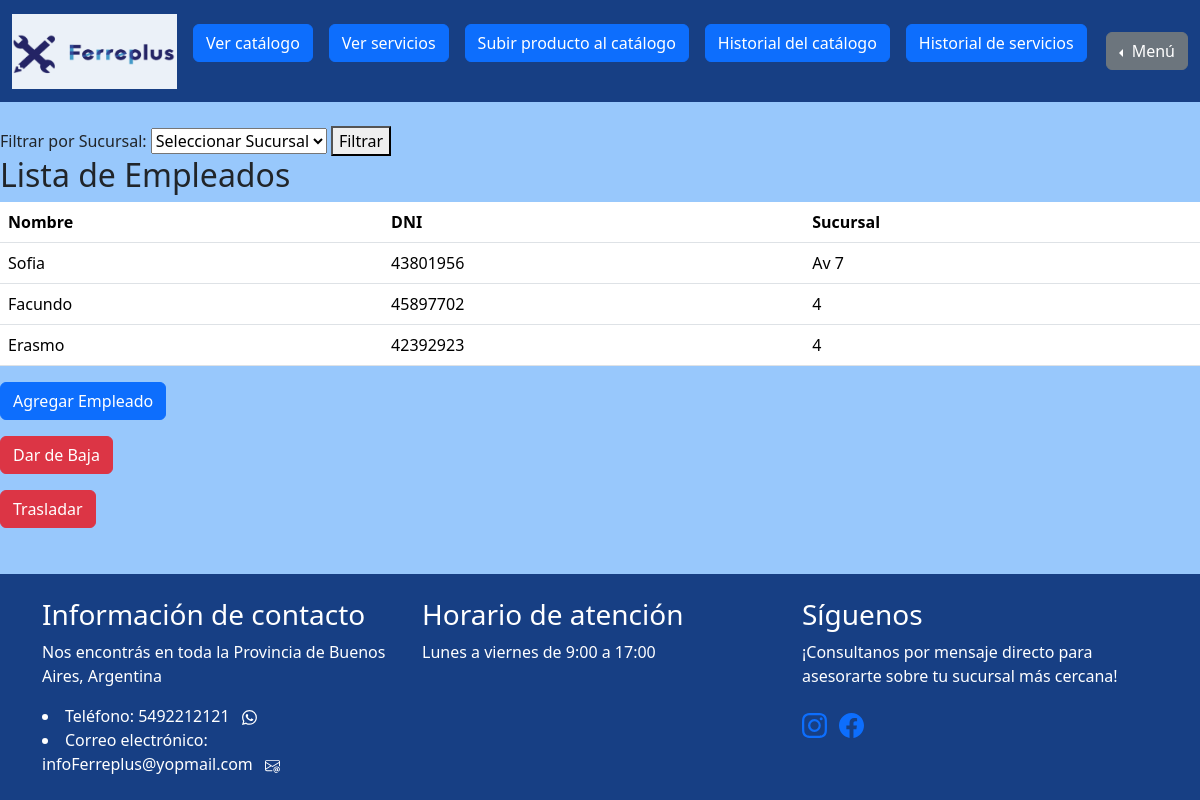
Page /gestion_de_sucursales/gestion_de_empleados/ (signed in) on the committed database.
### gestion_de_sucursales/models.py (models this page shows, shortened)
class PerfilEmpleado(models.Model):
    usuario = models.OneToOneField(User, on_delete=models.CASCADE)
    nombre = models.CharField(max_length=200)
    dni = models.CharField(max_length=8)
    sucursal = models.ForeignKey(Sucursal, on_delete=models.SET_NULL, null=True)

class Sucursal(models.Model):
    nombre = models.CharField(max_length=200, primary_key=True)
    ciudad = models.CharField(max_length=200, null=False)

### iniciar_sesion/decoradores.py (the view)
    def wrapper_func(request, *args, **kwargs):
        if request.user.is_superuser:
            return view_func(request, *args, **kwargs)
        else:
            return redirect("homepage")

### gestion_de_sucursales/views.py (called while the page is built)
@super_user
def gestion_de_empleados_view(request):
    empleados = PerfilEmpleado.objects.all()
    nombre_sucursal_seleccionada = request.GET.get('sucursal')
    if nombre_sucursal_seleccionada:
        sucursal_seleccionada = get_object_or_404(Sucursal, nombre=nombre_sucursal_seleccionada)
        empleados = empleados.filter(sucursal=sucursal_seleccionada)
    sucursales = Sucursal.objects.all()
    if not empleados:
        messages.info(request, "No hay empleados registrados.")
    return render(request, "gestion_de_sucursales/gestion_de_empleados.html", {'empleados': empleados, 'nombre_sucursal_seleccionada': nombre_sucursal_seleccionada, 'sucursales': sucursales})

### iniciar_sesion/decoradores.py (called while the page is built)
def super_user(view_func):
    def wrapper_func(request, *args, **kwargs):
        if request.user.is_superuser:
            return view_func(request, *args, **kwargs)
        else:
            return redirect("homepage")
    return wrapper_func

### project/context_processors.py (called while the page is built)
def agregar_datos_a_contexto(request):
    sucursales = Sucursal.objects.all()
    estados_list = ["Nuevo - Sin uso", "Usado", "Restaurado", "Para reparar", "Para piezas", "Con defectos leves"]
    categorias_list = ["Herramientas", "Construcción", "Ferretería general", "Electricidad", "Fontanería", "Jardín"]
    return {
        'sucursales': sucursales,
        'estados_list': estados_list,
        'categorias_list': categorias_list,
    }

### gestion_de_sucursales/templates/gestion_de_sucursales/gestion_de_empleados.html (shortened to what this page needs)
{% extends "homepage/base.html" %}
{% block content %}
<main>
    <form method="get" action="{% url 'gestion_de_empleados' %}">
        <label for="sucursal">Filtrar por Sucursal:</label>
        <select id="sucursal" name="sucursal">
            <option value="" selected disabled>Seleccionar Sucursal</option>
        </select>
        <button type="submit">Filtrar</button>
    </form>
    <h2>Lista de Empleados</h2>
    <table class="table">
        <thead>
            <tr>
                <th>Nombre</th>
                <th>DNI</th>
                <th>Sucursal</th>
            </tr>
        </thead>
        <tbody>
            {% for empleado in empleados %}
            <tr>
                <td>{{ empleado.nombre }}</td>
                <td>{{ empleado.dni }}</td>
                <td>{{ empleado.sucursal.nombre }}</td>
            </tr>
            {% endfor %}
        </tbody>
    </table>
    <div class="mt-3">
        <a href="{% url 'agregar_empleado' %}" class="btn btn-primary">Agregar Empleado</a>
    </div>
    <div class="mt-3">
        {% if not empleados %}
        <a href="#" class="btn btn-danger disabled" aria-disabled="true">Dar de Baja</a>
        {% else %}
        <a href="{% url 'dar_de_baja' %}" class="btn btn-danger">Dar de Baja</a>
        {% endif %}
    </div>
    <div class="mt-3">
        {% if not empleados %}
        <a href="#" class="btn btn-danger disabled" aria-disabled="true">Trasladar</a>
        {% else %}
        <a href="{% url 'trasladar_empleado' %}" class="btn btn-danger">Trasladar</a>
        {% endif %}
    </div>
</main>
{% endblock %}

### homepage/templates/homepage/base.html (style rules this page uses)
body { background-color: #98C8FC; }
body { min-height: 100vh; display: flex; flex-direction: column; }

### rows in the picture
PerfilEmpleado: nombre "Sofia", dni "43801956", sucursal.nombre "Av 7"
PerfilEmpleado: nombre "Facundo", dni "45897702", sucursal.nombre "4"
PerfilEmpleado: nombre "Erasmo", dni "42392923", sucursal.nombre "4"
